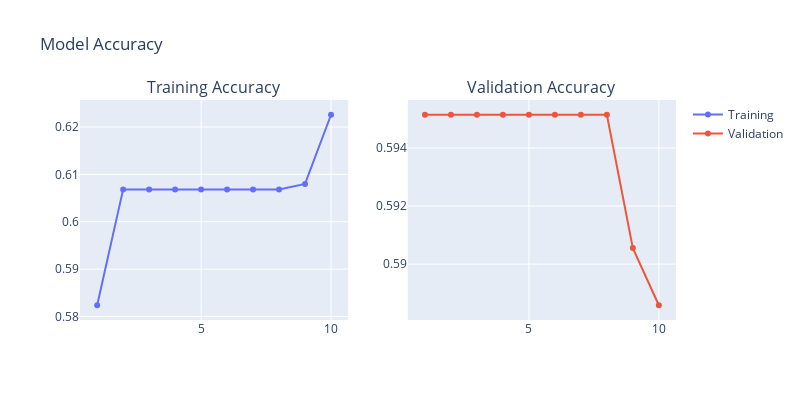

The notebook cell saved with this chart:
### Code cell
# Model Accuracy graph
fig = make_subplots(rows=1, cols=2, subplot_titles=('Training Accuracy', 'Validation Accuracy'))

fig.add_trace(go.Scatter(x=list(range(1, len(history3.history['accuracy'])+1)), y=history3.history['accuracy'], name='Training'), row=1, col=1)
fig.add_trace(go.Scatter(x=list(range(1, len(history3.history['val_accuracy'])+1)), y=history3.history['val_accuracy'], name='Validation'), row=1, col=2)

fig.update_layout(height=400, width=800, title_text="Model Accuracy")
fig.show()

### Figure 1 — Plotly figure (JSON) as saved in the notebook; plotly's stock layout.template omitted (floating-point values rounded to 4 significant figures)
{"data": [{"name": "Training", "type": "scatter", "x": [1, 2, 3, 4, 5, 6, 7, 8, 9, 10], "xaxis": "x", "y": [0.5824, 0.6068, 0.6068, 0.6068, 0.6068, 0.6068, 0.6068, 0.6068, 0.608, 0.6226], "yaxis": "y"}, {"name": "Validation", "type": "scatter", "x": [1, 2, 3, 4, 5, 6, 7, 8, 9, 10], "xaxis": "x2", "y": [0.5951, 0.5951, 0.5951, 0.5951, 0.5951, 0.5951, 0.5951, 0.5951, 0.5906, 0.5886], "yaxis": "y2"}], "layout": {"annotations": [{"font": {"size": 16}, "showarrow": false, "text": "Training Accuracy", "x": 0.225, "xanchor": "center", "xref": "paper", "y": 1, "yanchor": "bottom", "yref": "paper"}, {"font": {"size": 16}, "showarrow": false, "text": "Validation Accuracy", "x": 0.775, "xanchor": "center", "xref": "paper", "y": 1, "yanchor": "bottom", "yref": "paper"}], "height": 400, "title": {"text": "Model Accuracy"}, "width": 800, "xaxis": {"anchor": "y", "domain": [0, 0.45]}, "xaxis2": {"anchor": "y2", "domain": [0.55, 1]}, "yaxis": {"anchor": "x", "domain": [0, 1]}, "yaxis2": {"anchor": "x2", "domain": [0, 1]}}}
